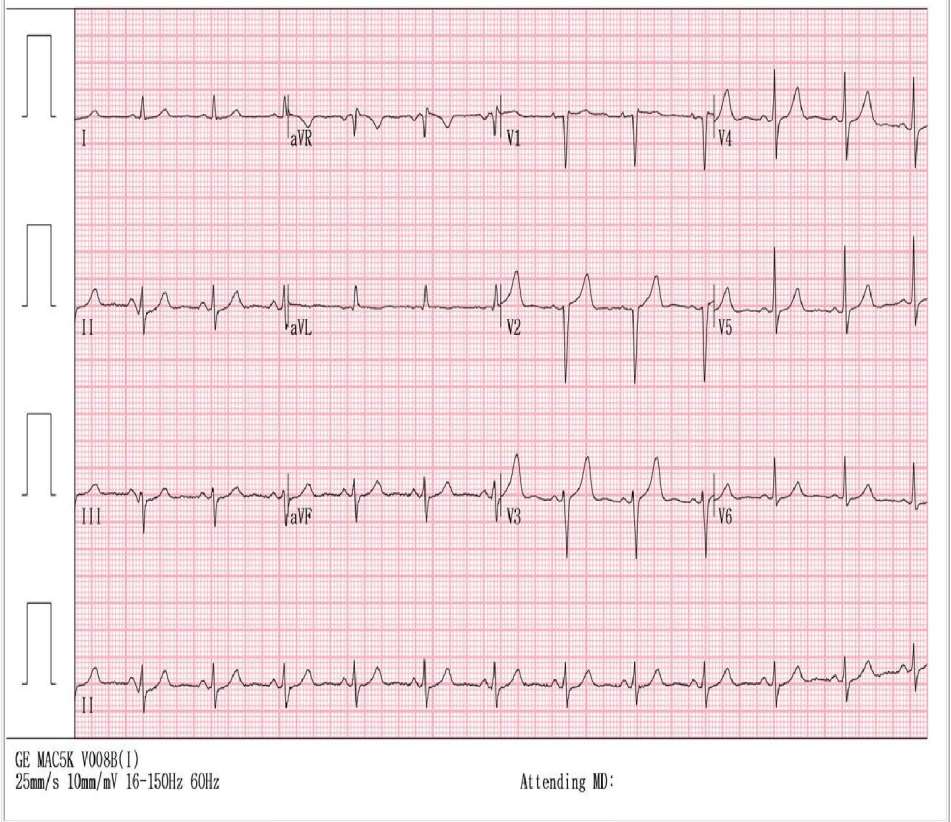
#> input picture finetune_data/images/EKG.png, 951 x 822 px
$ python make_finetune_mask_draft_backup.py
#> lines starting #> are read from the running program, lines starting #| are printed output that depends on the picture; after the words box and inside, x2 and y2 are one past the last pixel; in counts of white or black regions, pixels touching at a corner belong together
from pathlib import Path

import cv2
import numpy as np
import matplotlib.pyplot as plt


# ==========================================================
# 경로
# ==========================================================

PROJECT_ROOT = Path(__file__).resolve().parent.parent

INPUT_IMAGE = (
    PROJECT_ROOT
    / "finetune_data"
    / "images"
    / "EKG.png"
)

OUTPUT_DIR = (
    PROJECT_ROOT
    / "finetune_data"
    / "mask_debug"
)

MASK_DIR = (
    PROJECT_ROOT
    / "finetune_data"
    / "masks"
)

OUTPUT_DIR.mkdir(
    parents=True,
    exist_ok=True
)

MASK_DIR.mkdir(
    parents=True,
    exist_ok=True
)


# ==========================================================
# Lead label
# ==========================================================

LEAD_LABELS = {
    "I": 1,
    "II": 2,
    "III": 3,
    "aVR": 4,
    "aVL": 5,
    "aVF": 6,
    "V1": 7,
    "V2": 8,
    "V3": 9,
    "V4": 10,
    "V5": 11,
    "V6": 12,
}


LEAD_LAYOUT = [
    ["I", "aVR", "V1", "V4"],
    ["II", "aVL", "V2", "V5"],
    ["III", "aVF", "V3", "V6"],
]


# ==========================================================
# ECG 행 자동 검출
# ==========================================================

def detect_ecg_rows(dark_mask):

    height, width = dark_mask.shape

    # 좌우 가장자리 제외
    x1 = int(width * 0.07)
    x2 = int(width * 0.98)

    analysis = dark_mask[:, x1:x2]

    row_score = (
        analysis > 0
    ).sum(axis=1).astype(float)

    kernel = np.ones(21) / 21

    smooth = np.convolve(
        row_score,
        kernel,
        mode="same"
    )

    search_top = int(
        height * 0.08
    )

    search_bottom = int(
        height * 0.88
    )

    candidates = np.argsort(
        smooth[
            search_top:search_bottom
        ]
    )[::-1]

    candidates += search_top

    min_distance = int(
        height * 0.12
    )

    rows = []

    for y in candidates:

        y = int(y)

        if all(
            abs(y - old_y) >= min_distance
            for old_y in rows
        ):

            rows.append(y)

        if len(rows) == 4:
            break

    rows.sort()

    return rows


# ==========================================================
# 실행
# ==========================================================

def main():

    image = cv2.imread(
        str(INPUT_IMAGE)
    )
#> image is the input picture: shape (822, 951, 3); mean B, G, R 225, 220.5, 241.2

    if image is None:
        raise FileNotFoundError(
            INPUT_IMAGE
        )

    height, width = image.shape[:2]

    print(
        "이미지 크기:",
        width,
        "x",
        height
    )
#| 이미지 크기: 951 x 822

    # ======================================================
    # 1. 검은 ECG 후보 픽셀
    # ======================================================

    gray = cv2.cvtColor(
        image,
        cv2.COLOR_BGR2GRAY
    )
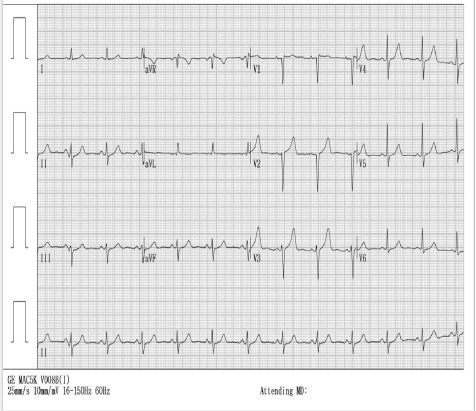
#> gray: shape (822, 951) (shown at 1/2 size); min 1, max 255, mean 227.2

    # 선명한 검정/회색 선 위주
    dark_mask = np.where(
        gray < 100,
        255,
        0
    ).astype(
        np.uint8
    )
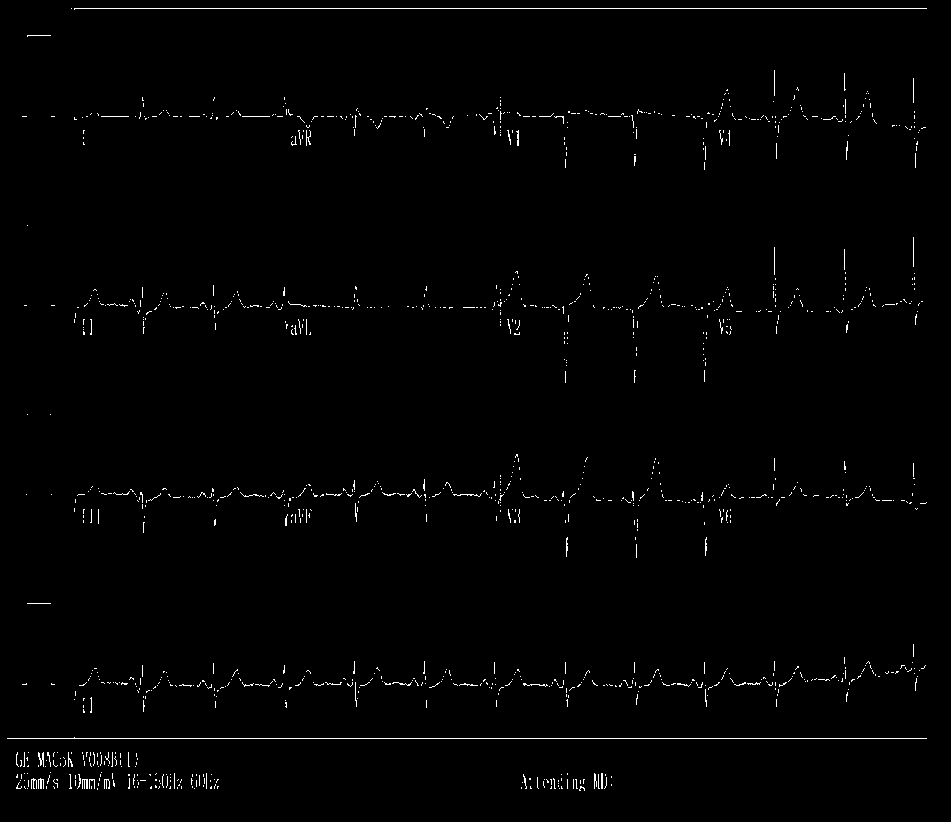
#> dark_mask: shape (822, 951); 1% white in thin lines or dots

    # ======================================================
    # 2. 4개 ECG 행 자동 찾기
    # ======================================================

    detected_rows = detect_ecg_rows(
        dark_mask
    )
#> in detect_ecg_rows, `analysis = dark_mask[:, x1:x2]`:
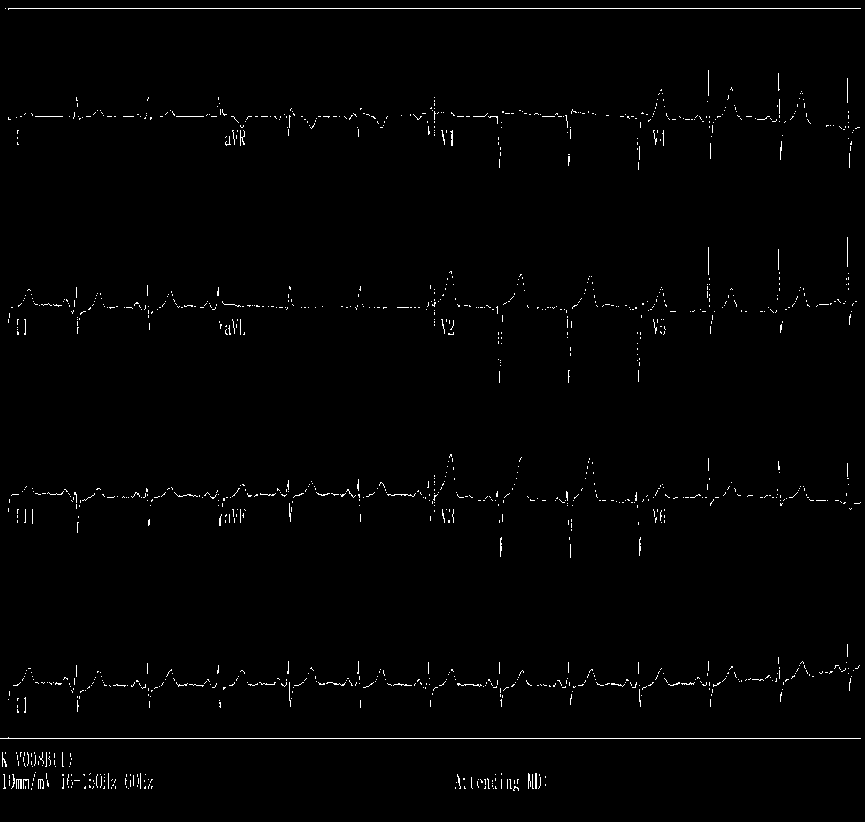
#> analysis: shape (822, 865); 1.1% white in thin lines or dots
#> in detect_ecg_rows, `row_score = ( analysis > 0 ).sum(axis=1).astype(float)`: row_score = 822 values, max 861 at index 738, min 0 at index 0, mean 9.19
#> in detect_ecg_rows, `smooth = np.convolve( row_score, kernel, mode="same" )`: smooth = 822 values, max 46.14 at index 677, min 0 at index 20, mean 9.09
#> in detect_ecg_rows, `candidates = np.argsort( smooth[ search_top:search_bottom ] )[::-1]`: candidates = 658 values, max 657 at index 481, min 0 at index 459, mean 328.5
#> in detect_ecg_rows, `candidates += search_top`: candidates = 658 values, max 722 at index 481, min 65 at index 459, mean 393.5
#> the loop in detect_ecg_rows, `for y in candidates: ` made 60 passes
#> y on passes 1 to 8: 677, 678, 679, 680, 676, 681, 675, 682
#> after the loop in detect_ecg_rows, `for y in candidates:`: rows = [677, 493, 122, 302]
#> detected_rows = [122, 302, 493, 677]

    print(
        "자동 검출된 행:",
        detected_rows
    )
#| 자동 검출된 행: [122, 302, 493, 677]

    if len(detected_rows) != 4:

        raise RuntimeError(
            "ECG 행 4개를 찾지 못했습니다."
        )

    # ======================================================
    # 3. 행별 영역 계산
    # ======================================================

    row_gaps = np.diff(
        detected_rows
    )
#> row_gaps = [180, 191, 184]

    median_gap = float(
        np.median(row_gaps)
    )
#> median_gap = 184

    half_height = int(
        median_gap * 0.34
    )
#> half_height = 62

    # 좌우 분석 범위
    left = int(
        width * 0.055
    )

    right = int(
        width * 0.985
    )

    usable_width = (
        right - left
    )

    # 3x4 layout이므로
    # 현재 한 장의 annotation을 만들기 위해
    # 각 row 안을 4 lead 영역으로 나눔
    x_edges = np.linspace(
        left,
        right,
        5
    ).astype(int)

    # ======================================================
    # 4. label mask 생성
    #
    # 0 = background
    # 1~12 = lead
    # ======================================================

    label_mask = np.zeros(
        (height, width),
        dtype=np.uint8
    )

    # ------------------------------------------------------
    # 표준 3개 행
    # ------------------------------------------------------

    for row_index in range(3):

        center_y = (
            detected_rows[
                row_index
            ]
        )

        y1 = max(
            0,
            center_y - half_height
        )

        y2 = min(
            height,
            center_y + half_height
        )

        for col_index in range(4):

            lead = (
                LEAD_LAYOUT[
                    row_index
                ][
                    col_index
                ]
            )

            label_value = (
                LEAD_LABELS[
                    lead
                ]
            )

            x1 = (
                x_edges[
                    col_index
                ]
            )

            x2 = (
                x_edges[
                    col_index + 1
                ]
            )

            region = dark_mask[
                y1:y2,
                x1:x2
            ]

            # 검은 픽셀 위치에만
            # 해당 lead label 부여
            target = label_mask[
                y1:y2,
                x1:x2
            ]

            target[
                region > 0
            ] = label_value

            print(
                f"{lead}:",
                f"x={x1}:{x2}",
                f"y={y1}:{y2}",
                "label=",
                label_value
            )
#> this loop made 3 passes
#> (center_y, y1, y2) on passes 1 to 3: (122, 60, 184), (302, 240, 364), (493, 431, 555)
#> (printed output is left out)
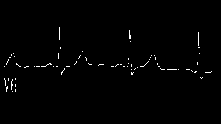
#> target: shape (124, 221); values 0 (black) and 12 (white), 0.95% white in thin lines or dots, all inside (x1, y1, x2, y2) = (4, 27, 212, 92)

    # ------------------------------------------------------
    # 아래 II rhythm strip
    # ------------------------------------------------------

    rhythm_y = (
        detected_rows[3]
    )
#> rhythm_y = 677

    rhythm_y1 = max(
        0,
        rhythm_y - half_height
    )
#> rhythm_y1 = 615

    rhythm_y2 = min(
        height,
        rhythm_y + half_height
    )
#> rhythm_y2 = 739

    rhythm_region = dark_mask[
        rhythm_y1:rhythm_y2,
        left:right
    ]
#> rhythm_region: shape (124, 884); 2% white in thin lines or dots, all inside (x1, y1, x2, y2) = (0, 29, 875, 124)

    rhythm_target = label_mask[
        rhythm_y1:rhythm_y2,
        left:right
    ]
#> rhythm_target: shape (124, 884); every value is 0

    rhythm_target[
        rhythm_region > 0
    ] = LEAD_LABELS["II"]
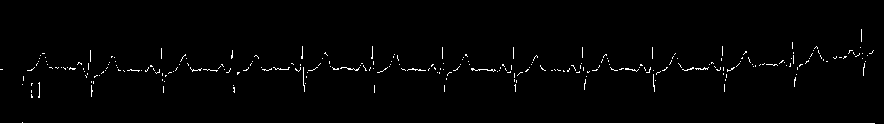
#> rhythm_target: shape (124, 884); values 0 (black) and 2 (white), 2% white in thin lines or dots, all inside (x1, y1, x2, y2) = (0, 29, 875, 124)

    print(
        "II rhythm:",
        f"x={left}:{right}",
        f"y={rhythm_y1}:{rhythm_y2}"
    )
#| II rhythm: x=52:936 y=615:739

    # ======================================================
    # 5. 실제 mask 파일 저장
    # ======================================================

    mask_path = (
        MASK_DIR
        / "EKG_draft_mask.png"
    )

    cv2.imwrite(
        str(mask_path),
        label_mask
    )

    # ======================================================
    # 6. 색깔 overlay 생성
    # ======================================================

    rgb = cv2.cvtColor(
        image,
        cv2.COLOR_BGR2RGB
    )

    plt.figure(
        figsize=(16, 12)
    )

    plt.imshow(
        rgb
    )

    masked = np.ma.masked_where(
        label_mask == 0,
        label_mask
    )

    plt.imshow(
        masked,
        cmap="tab20",
        vmin=0,
        vmax=12,
        alpha=0.75
    )

    colorbar = plt.colorbar(
        ticks=range(1, 13)
    )

    colorbar.set_label(
        "Lead label"
    )

    plt.title(
        "Draft 12-lead Ground Truth Mask"
    )

    plt.axis(
        "off"
    )

    overlay_path = (
        OUTPUT_DIR
        / "06_draft_mask_overlay.png"
    )

    plt.tight_layout()

    plt.savefig(
        overlay_path,
        dpi=200,
        bbox_inches="tight"
    )
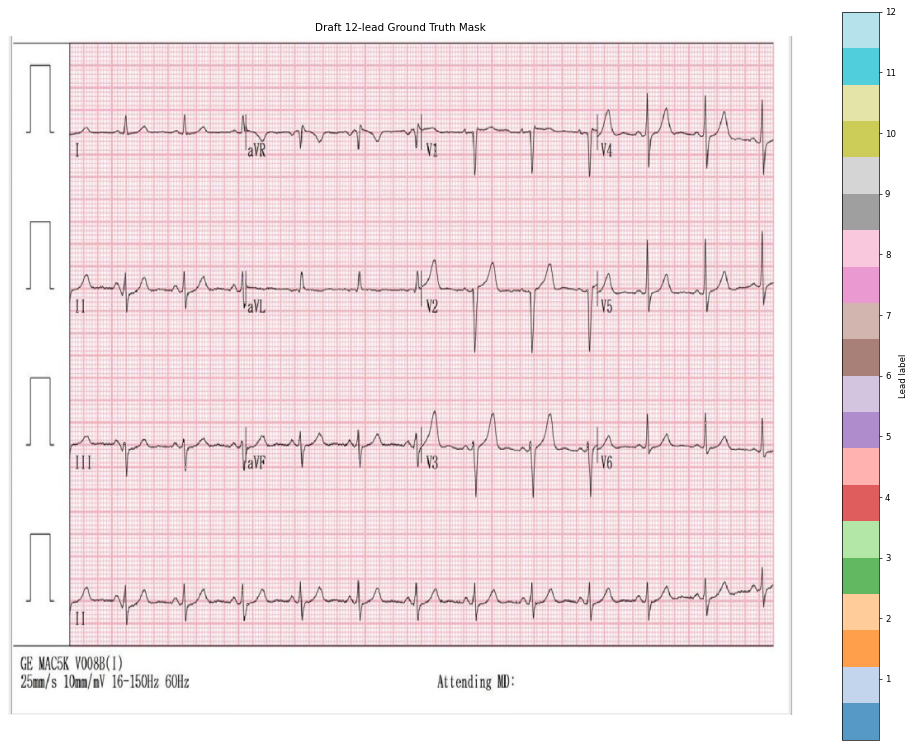
#> figure drawn by matplotlib, 2 panels

    plt.close()

    # ======================================================
    # 7. label 확인
    # ======================================================

    unique_labels = np.unique(
        label_mask
    )

    print()
    print(
        "생성된 label:",
        unique_labels
    )
#| 생성된 label: [ 0  1  2  3  4  5  6  7  8  9 10 11 12]

    print(
        "mask 초안:",
        mask_path
    )

    print(
        "확인용 overlay:",
        overlay_path
    )

    print()
    print(
        "※ 아직 학습에 사용하지 마세요."
    )

    print(
        "※ 글자/잡선이 mask에 포함됐는지 먼저 확인해야 합니다."
    )


if __name__ == "__main__":
    main()

$ run again, with darkened_input/EKG.png copied over finetune_data/images/EKG.png
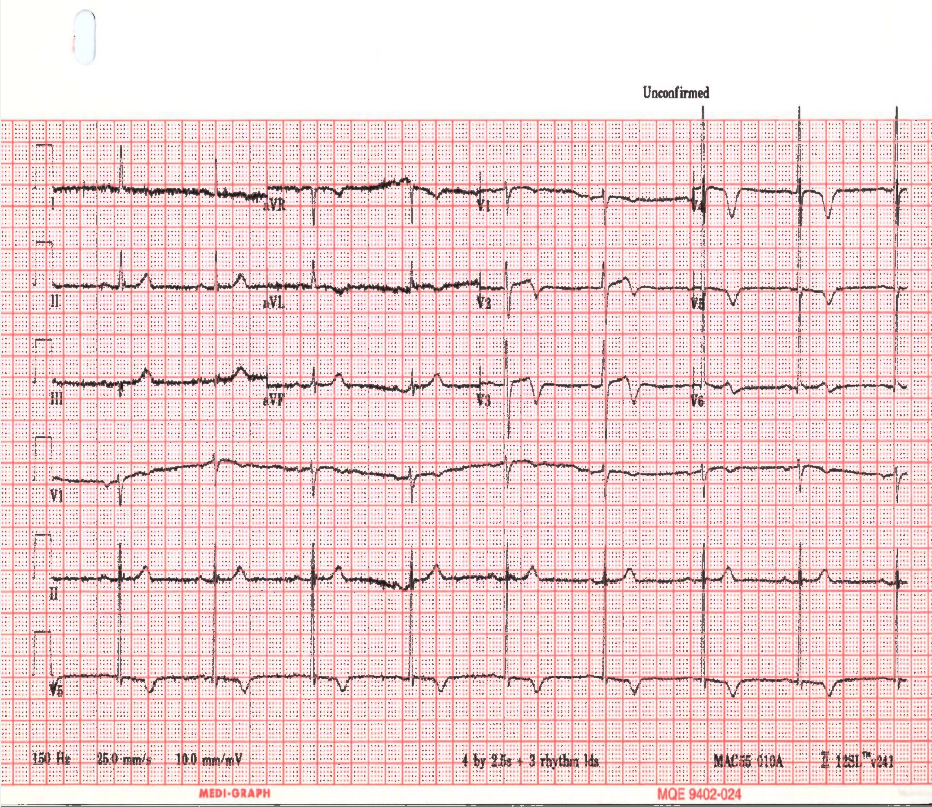
#> input picture darkened_input/EKG.png, 932 x 807 px
#> in main, image is the input picture: shape (807, 932, 3); mean B, G, R 213.5, 213.2, 239.4
#| 이미지 크기: 932 x 807
#> dark_mask: shape (807, 932); 2.5% white in thin lines or dots, all inside (x1, y1, x2, y2) = (32, 86, 932, 805)
#> analysis: shape (807, 848); 2.6% white in thin lines or dots, all inside (x1, y1, x2, y2) = (0, 86, 848, 805)
#> row_score = 807 values, max 728 at index 804, min 0 at index 0, mean 22.23
#> smooth = 807 values, max 130.7 at index 194, min 0 at index 0, mean 21.89
#> in detect_ecg_rows, `candidates = np.argsort( smooth[ search_top:search_bottom ] )[::-1]`: candidates = 646 values, max 645 at index 624, min 0 at index 645, mean 322.5
#> in detect_ecg_rows, `candidates += search_top`: candidates = 646 values, max 709 at index 624, min 64 at index 645, mean 386.5
#> the loop in detect_ecg_rows, `for y in candidates: ` made 77 passes
#> y on passes 1 to 8: 194, 192, 193, 195, 191, 196, 190, 189
#> after the loop in detect_ecg_rows, `for y in candidates:`: rows = [194, 577, 385, 682]
#> detected_rows = [194, 385, 577, 682]
#| 자동 검출된 행: [194, 385, 577, 682]
#> row_gaps = [191, 192, 105]
#> median_gap = 191
#> half_height = 64
#> the loop in main, `for row_index in range(3): ` made 3 passes
#> (center_y, y1, y2) on passes 1 to 3: (194, 130, 258), (385, 321, 449), (577, 513, 641)
#> (printed output is left out)
#> after the loop in main, `for row_index in range(3):`:
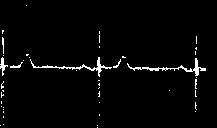
#> target: shape (128, 217); values 0 (black) and 12 (white), 2.6% white in thin lines or dots
#> rhythm_y = 682
#> rhythm_y1 = 618
#> rhythm_y2 = 746
#> rhythm_region: shape (128, 867); 1.8% white in thin lines or dots
#| II rhythm: x=51:918 y=618:746
#> in main, `plt.savefig( overlay_path, dpi=200, bbox_inches="tight" )`:
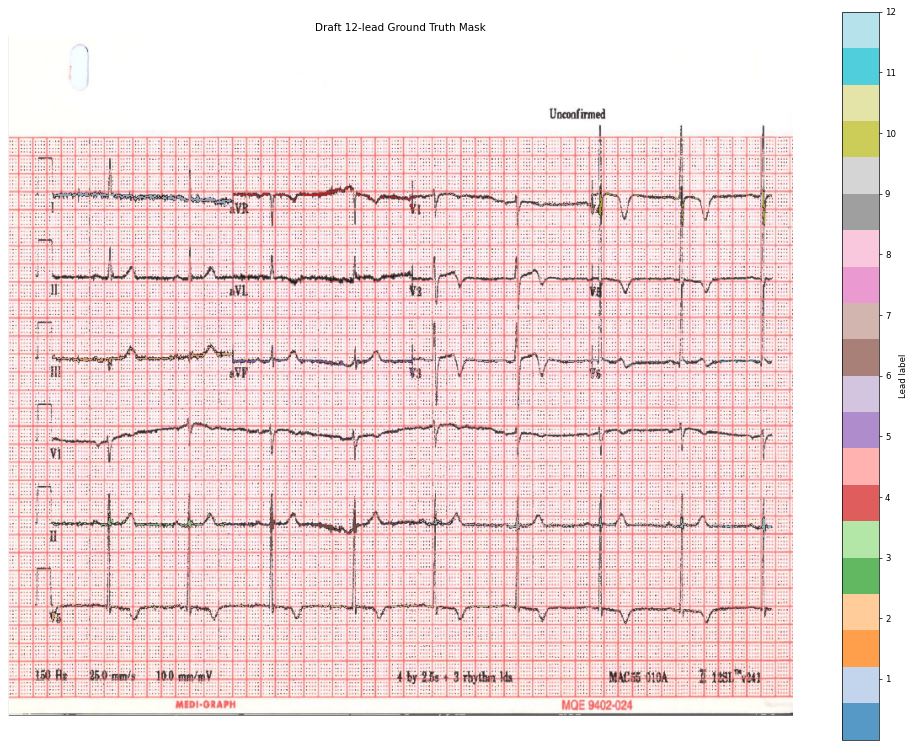
#> figure drawn by matplotlib, 2 panels
#| 생성된 label: [ 0  1  2  3  4  5  6  7  8  9 10 11 12]
